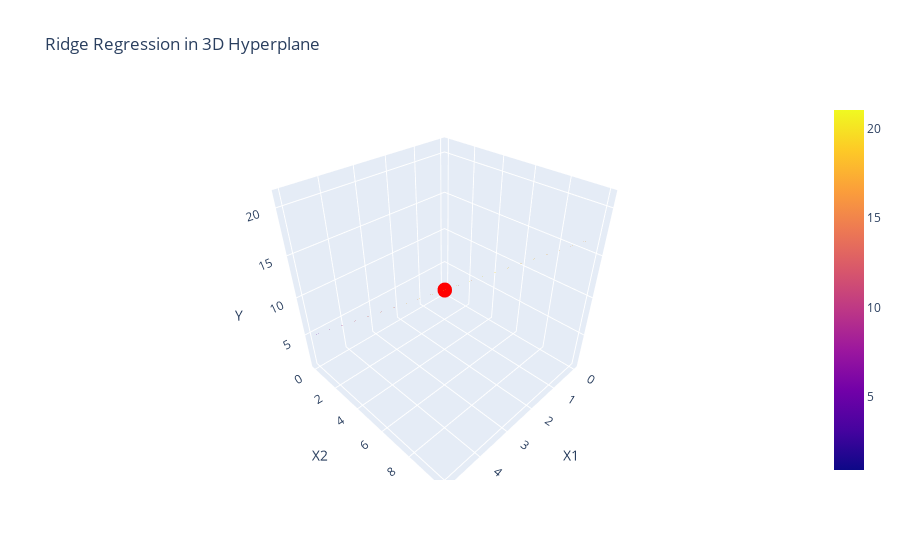

The notebook cell saved with this chart:
### Code cell
fig = go.Figure(data=[go.Scatter3d(x=X[:, 0], y=X[:,1], z=y, mode='markers', marker=dict(size=5, color='red')), go.Surface(x=x1_mesh, y=x2_mesh, z=Y_mesh,opacity=0.5)])
fig.update_layout(scene=dict(xaxis_title='X1', yaxis_title='X2', zaxis_title='Y'), title='Ridge Regression in 3D Hyperplane')
fig.show()

### Figure 1 — Plotly figure (JSON) as saved in the notebook; plotly's stock layout.template omitted (floating-point values rounded to 4 significant figures; data arrays with more than 128 entries replaced by an {"elided": "..."} marker saying what was removed)
{"data": [{"marker": {"color": "red", "size": 5}, "mode": "markers", "x": [1, 2, 3, 4], "y": [2, 4, 6, 8], "z": [5, 9, 13, 17], "type": "scatter3d"}, {"opacity": 0.5, "x": {"elided": "20x20 float values"}, "y": {"elided": "20x20 float values"}, "z": {"elided": "20x20 float values"}, "type": "surface"}], "layout": {"scene": {"xaxis": {"title": {"text": "X1"}}, "yaxis": {"title": {"text": "X2"}}, "zaxis": {"title": {"text": "Y"}}}, "title": {"text": "Ridge Regression in 3D Hyperplane"}}}
